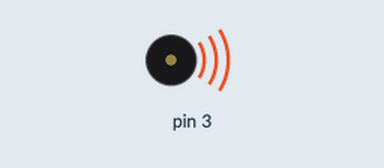
Simulated run of this sketch. Board: Arduino Uno, built with avr-gcc and run on an emulated ATmega328P. Parts: buzzer (waves = sounding).

Above: at 0.1 s.
Timing chart, 0 to 1.6 s (numbered marks = the images above):
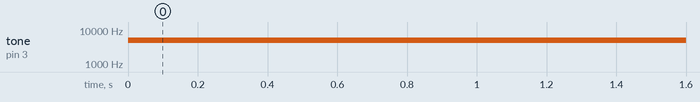

Measured:
- by itself, tone on pin 3: silent → 5000 Hz at 0.00 s

The sketch:

momory-chip.ino
```cpp
void setup() {
  pinMode(3, OUTPUT);
}

void loop() {
  tone(3, 5000);
}
```
